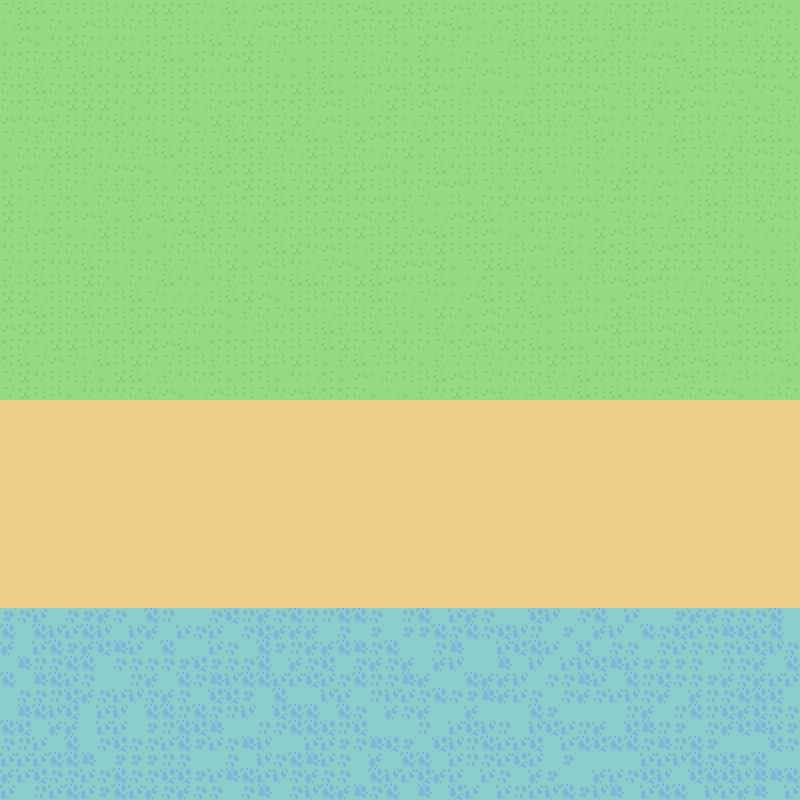

The image is a tile-based game level rendered from a .tmx file. Its description and source (layers, tilesets, objects; grid data summarised) follow:
An orthogonal 50x50 tile map with 16x16 px tiles, 1 tile layer (Ground), 16 tilesets and 81 objects.

<map version="1.10" tiledversion="1.11.2" orientation="orthogonal" renderorder="right-down" width="50" height="50" tilewidth="16" tileheight="16" infinite="0" nextlayerid="17" nextobjectid="1240">
 <tileset firstgid="1" name="Sand" tilewidth="16" tileheight="16" tilecount="15" columns="5">
  <image source="sand.png" width="80" height="48" />
 </tileset>
 <tileset firstgid="16" name="Water" tilewidth="16" tileheight="16" tilecount="15" columns="5">
  <image source="water - summer.png" width="80" height="48" />
 </tileset>
 <tileset firstgid="31" name="fish" tilewidth="64" tileheight="32" tilecount="1" columns="1">
  <image source="fish.png" width="64" height="32" />
 </tileset>
 <tileset firstgid="32" name="New Ground" tilewidth="16" tileheight="16" tilecount="168" columns="12">
  <image source="Tileset_Ground.png" width="192" height="224" />
 </tileset>
 <tileset firstgid="200" name="New Water" tilewidth="16" tileheight="16" tilecount="312" columns="24">
  <image source="Tileset_Water.png" width="384" height="208" />
 </tileset>
 <tileset firstgid="512" name="newsand" tilewidth="16" tileheight="16" tilecount="84" columns="6">
  <image source="newsand.png" width="96" height="224" />
 </tileset>
 <tileset firstgid="596" name="BeyazCicek" tilewidth="16" tileheight="16" tilecount="4" columns="2">
  <image source="chamomile.png" width="32" height="32" />
  <tile id="3">
   <objectgroup draworder="index" id="4">
    <object id="3" x="4" y="9" width="8" height="5" />
   </objectgroup>
  </tile>
 </tileset>
 <tileset firstgid="600" name="Bush" tilewidth="16" tileheight="16" tilecount="8" columns="4">
  <image source="Bush.png" width="64" height="32" />
  <tile id="5">
   <objectgroup draworder="index" id="2">
    <object id="1" x="2" y="4" width="12" height="10" />
   </objectgroup>
  </tile>
  <tile id="6">
   <objectgroup draworder="index" id="2">
    <object id="1" x="2" y="4" width="12" height="10" />
   </objectgroup>
  </tile>
  <tile id="7">
   <objectgroup draworder="index" id="2">
    <object id="1" x="2" y="4" width="12" height="10" />
   </objectgroup>
  </tile>
 </tileset>
 <tileset firstgid="608" name="crops - all" tilewidth="16" tileheight="16" tilecount="66" columns="11">
  <properties>
   <property name="OFFSET_Y" type="float" value="5" />
  </properties>
  <image source="crops - all.png" width="176" height="96" />
  <tile id="4">
   <properties>
    <property name="OFFSET_Y" type="float" value="-11" />
   </properties>
  </tile>
  <tile id="10">
   <properties>
    <property name="OFFSET_Y" type="float" value="-10" />
   </properties>
  </tile>
  <tile id="15">
   <properties>
    <property name="OFFSET_Y" type="float" value="5" />
   </properties>
   <objectgroup draworder="index" id="2">
    <object id="1" x="5" y="5" width="6" height="4" />
   </objectgroup>
  </tile>
  <tile id="21">
   <properties>
    <property name="OFFSET_Y" type="float" value="5" />
   </properties>
   <objectgroup draworder="index" id="2">
    <object id="1" x="5" y="5" width="6" height="4" />
   </objectgroup>
  </tile>
  <tile id="26">
   <properties>
    <property name="OFFSET_Y" type="float" value="0" />
   </properties>
  </tile>
  <tile id="37">
   <objectgroup draworder="index" id="3">
    <object id="2" x="4" y="2" width="7" height="7" />
   </objectgroup>
  </tile>
  <tile id="43">
   <objectgroup draworder="index" id="2">
    <object id="1" x="5" y="4" width="6" height="6" />
   </objectgroup>
  </tile>
  <tile id="48">
   <properties>
    <property name="OFFSET_Y" type="float" value="-9" />
   </properties>
  </tile>
  <tile id="59">
   <properties>
    <property name="OFFSET_Y" type="float" value="6" />
   </properties>
   <objectgroup draworder="index" id="3">
    <object id="6" x="5" y="5" width="5.9999" height="4" />
   </objectgroup>
  </tile>
  <tile id="65">
   <objectgroup draworder="index" id="2">
    <object id="1" x="4" y="2" width="8" height="7" />
   </objectgroup>
  </tile>
 </tileset>
 <tileset firstgid="674" name="Grass" tilewidth="16" tileheight="16" tilecount="18" columns="6">
  <image source="Grass.png" width="96" height="48" />
  <tile id="3">
   <objectgroup draworder="index" id="4">
    <object id="3" x="3" y="6" width="9" height="6">
     <properties>
      <property name="OFFSET_Y" type="float" value="3" />
     </properties>
    </object>
   </objectgroup>
  </tile>
 </tileset>
 <tileset firstgid="692" name="oyster" tilewidth="16" tileheight="16" tilecount="3" columns="3">
  <image source="oyster.png" width="48" height="16" />
  <tile id="1">
   <properties>
    <property name="OFFSET_Y" type="float" value="4" />
   </properties>
   <objectgroup draworder="index" id="2">
    <!-- 1 objects omitted --></objectgroup>
  </tile>
  <tile id="2">
   <properties>
    <property name="OFFSET_Y" type="float" value="4" />
   </properties>
   <objectgroup draworder="index" id="2">
    <!-- 1 objects omitted --></objectgroup>
  </tile>
 </tileset>
 <tileset firstgid="695" name="Tree" tilewidth="32" tileheight="48" tilecount="4" columns="4">
  <image source="Tree.png" width="128" height="64" />
  <tile id="0">
   <objectgroup draworder="index" id="2">
    <!-- 1 objects omitted --></objectgroup>
  </tile>
  <tile id="1">
   <properties>
    <property name="OFFSET_Y" type="float" value="4" />
   </properties>
   <objectgroup draworder="index" id="3">
    <!-- 1 objects omitted --></objectgroup>
  </tile>
  <tile id="2">
   <properties>
    <property name="OFFSET_Y" type="float" value="4" />
   </properties>
   <objectgroup draworder="index" id="2">
    <!-- 1 objects omitted --></objectgroup>
  </tile>
  <tile id="3">
   <properties>
    <property name="OFFSET_Y" type="float" value="4" />
   </properties>
   <objectgroup draworder="index" id="2">
    <!-- 1 objects omitted --></objectgroup>
  </tile>
 </tileset>
 <tileset firstgid="699" name="bigger crops" tilewidth="16" tileheight="32" tilecount="33" columns="11">
  <image source="crops - all.png" width="176" height="96" />
  <tile id="15">
   <properties>
    <property name="OFFSET_Y" type="float" value="5" />
    <property name="collectible" type="bool" value="true" />
    <property name="name" value="patates" />
   </properties>
   <objectgroup draworder="index" id="2">
    <!-- 1 objects omitted --></objectgroup>
  </tile>
 </tileset>
 <tileset firstgid="732" name="Sword" tilewidth="64" tileheight="64" tilecount="1" columns="1">
  <image source="Sword.png" width="64" height="64" />
  <tile id="0">
   <properties>
    <property name="OFFSET_Y" type="float" value="18" />
    <property name="collectible" type="bool" value="true" />
    <property name="name" value="sword" />
   </properties>
   <objectgroup draworder="index" id="11">
    <!-- 1 objects omitted --></objectgroup>
  </tile>
 </tileset>
 <tileset firstgid="733" name="frog" tilewidth="32" tileheight="32" tilecount="1" columns="1">
  <image source="frog.png" width="32" height="32" />
  <tile id="0">
   <properties>
    <property name="collectible" type="bool" value="true" />
    <property name="name" value="frog" />
   </properties>
   <objectgroup draworder="index" id="2">
    <!-- 2 objects omitted --></objectgroup>
  </tile>
 </tileset>
 <tileset firstgid="734" name="dog" tilewidth="16" tileheight="16" tilecount="1" columns="1">
  <image source="../Dog/dog.png" width="16" height="16" />
  <tile id="0" type="dog">
   <objectgroup draworder="index" id="2">
    <!-- 1 objects omitted --></objectgroup>
  </tile>
 </tileset>
 <layer id="1" name="Ground" width="50" height="50">
  <data>[2500 cells, 2500 non-empty, 28 distinct tile ids]</data>
 </layer>
 <objectgroup id="5" name="Environment" offsetx="-4" offsety="-1.63636">
  <!-- 55 objects omitted --></objectgroup>
 <objectgroup id="16" name="Dog">
  <!-- 1 objects omitted --></objectgroup>
 <objectgroup id="15" name="Collisions">
  <!-- 3 objects omitted --></objectgroup>
</map>
<!-- 70 of 81 objects omitted -->
